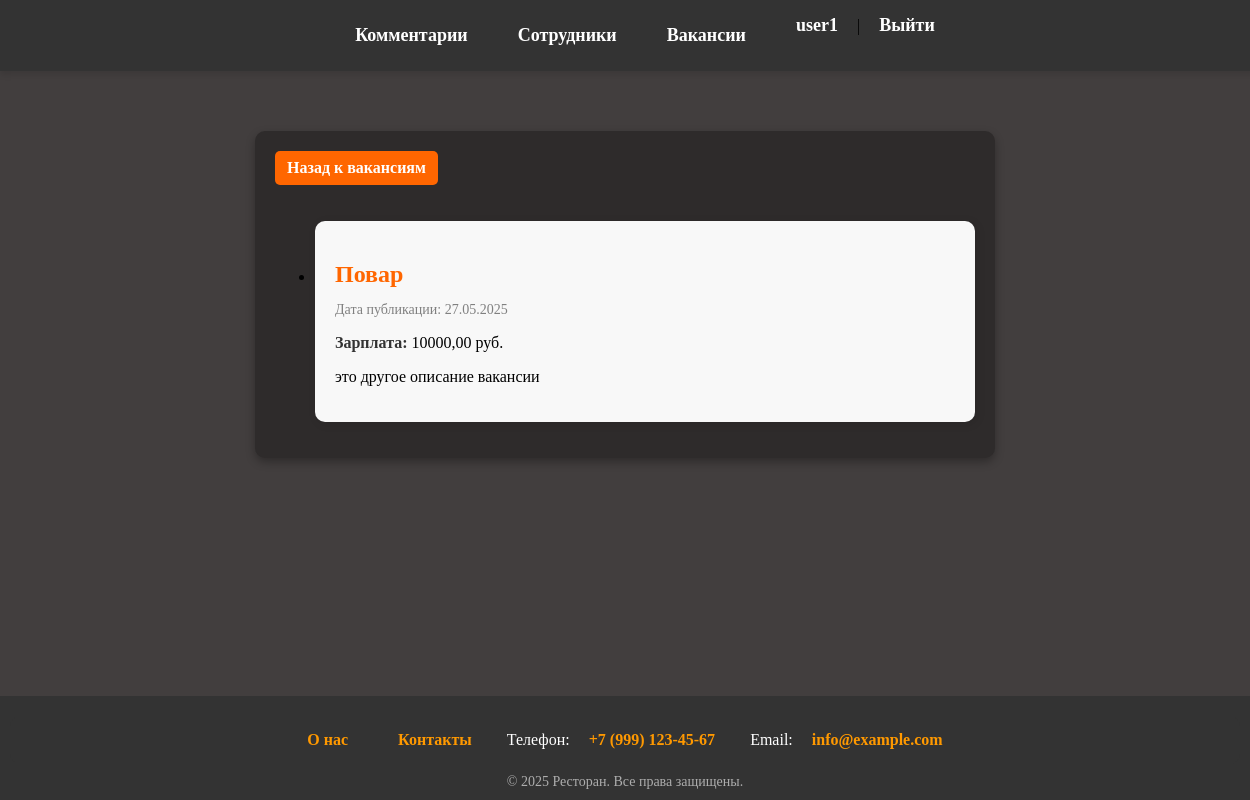
The page /vacancy/2/more (signed in) on the database its author committed.
### vacancy/models.py (models this page shows, shortened)
class Vacancy(models.Model):
    date = models.DateTimeField(default=timezone.now, verbose_name='Дата публикации')
    position = models.ForeignKey(Position, models.CASCADE, verbose_name='Должность')
    salary = models.DecimalField(max_digits=10, decimal_places=2, verbose_name='Зарплата')
    description = models.OneToOneField(Description, on_delete=models.SET_NULL, null=True, verbose_name='Описание')
    class Meta:
        verbose_name = 'Вакансия'
        verbose_name_plural = 'Вакансии'

class Description(models.Model):
    text = models.TextField()
    def __str__(self):
        return self.text
    class Meta:
        verbose_name = "Описание"
        verbose_name_plural = "Описания"

### staff/models.py (models this page shows, shortened)
class Position(models.Model):
    name = models.CharField(max_length=20, unique=True)
    class Meta:
        verbose_name = "Должность"
        verbose_name_plural = "Должности"

### vacancy/views.py (the view)
# urls.py: path('<int:vacancy_id>/more', views.VacancyDetailView.as_view(), name='vacancy_more')
class VacancyDetailView(LoginRequiredMixin, DataMixin, View):
    def get(self, request, vacancy_id):
        vacancy = get_object_or_404(Vacancy, pk=vacancy_id)
        return render(request, 'vacancy_more.html', {'vacancy': vacancy})

### vacancy/templates/vacancy_more.html (shortened to what this page needs)
{% extends 'base.html' %}
{% block content %}
<div class="vacancy-container">
    <a href="{% url 'vacancy' %}" class="back-link">Назад к вакансиям</a>
    {% if vacancy %}
        <ul>
            <li class="vacancy">
                <h2>{{ vacancy.position.name }}</h2>
                <p class="date">Дата публикации: {{ vacancy.date|date:"d.m.Y" }}</p>
                <p><strong>Зарплата:</strong> {{ vacancy.salary }} руб.</p>
                <p>{{ vacancy.description }}</p>
            </li>
        </ul>
    {% else %}
        <p>На данный момент вакансий нет.</p>
    {% endif %}
</div>
{% endblock %}

### templates/header.html
{% load static %}
<header>
  <a href="/comments/">Комментарии</a>
  <a href="/staff/">Сотрудники</a>
  <a href="/vacancy/">Вакансии</a>
  <span style="float: right;">
    {% if user.is_authenticated %}
      <a href="{% url 'users:profile' %}">{{ user.username }}</a> |
      <a href="{% url 'users:logout' %}">Выйти</a>
    {% else %}
      <a href="{% url 'users:login' %}?next={{ request.path }}">Войти</a> |
      <a href="{% url 'users:register' %}">Регистрация</a>
    {% endif %}
  </span>
</header>

### static/styles/style.css (style rules this page uses)
html, body { height: 100%; margin: 0; }
body { background: #423e3e; display: flex; flex-direction: column; min-height: 100%; }
header { top: 0; left: 0; width: 100%; background: #333; padding: 15px 20px; display: flex; justify-content: center; gap: 20px; box-shadow: 0 4px 6px rgba(0, 0, 0, 0.1); }
header a { text-decoration: none; color: white; font-size: 18px; font-weight: bold; padding: 10px 15px; border-radius: 8px; transition: 0.3s ease-in-out; }

### templates/base.html (style rules this page uses)
.back-link { display: inline-block; margin-bottom: 20px; padding: 10px 15px; background: #ff6600; color: white; text-decoration: none; font-weight: bold; border-radius: 8px; transition: background 0.3s; }
.vacancy-container { max-width: 700px; margin: 40px auto; padding: 20px; background: #2e2b2b; border-radius: 10px; box-shadow: 0 4px 10px rgba(0, 0, 0, 0.3); }
.back-link { display: inline-block; margin-bottom: 20px; padding: 8px 12px; background: #ff6600; color: white; text-decoration: none; border-radius: 5px; transition: 0.3s; }
.vacancy { background: #f8f8f8; padding: 20px; border-radius: 10px; box-shadow: 2px 2px 10px rgba(0, 0, 0, 0.1); }
.vacancy h2 { color: #ff6600; margin-bottom: 10px; }
.date { font-size: 14px; color: gray; margin-bottom: 10px; }
.vacancy p strong { color: #333; font-weight: bold; }

### rows shown on the page
Vacancy: position.name "Повар", date "27.05.2025", salary "10000,00", description "это другое описание вакансии"

### other values the page prints
{{ user.username }} "user1"
